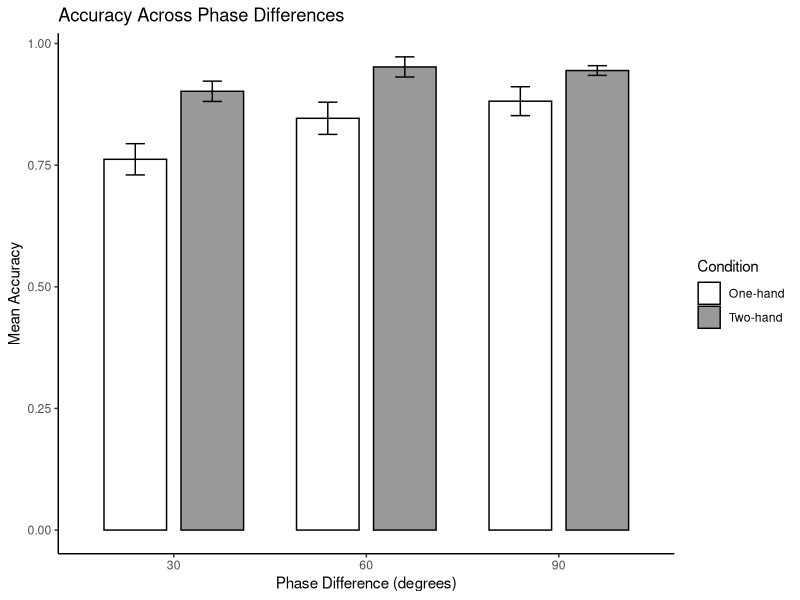
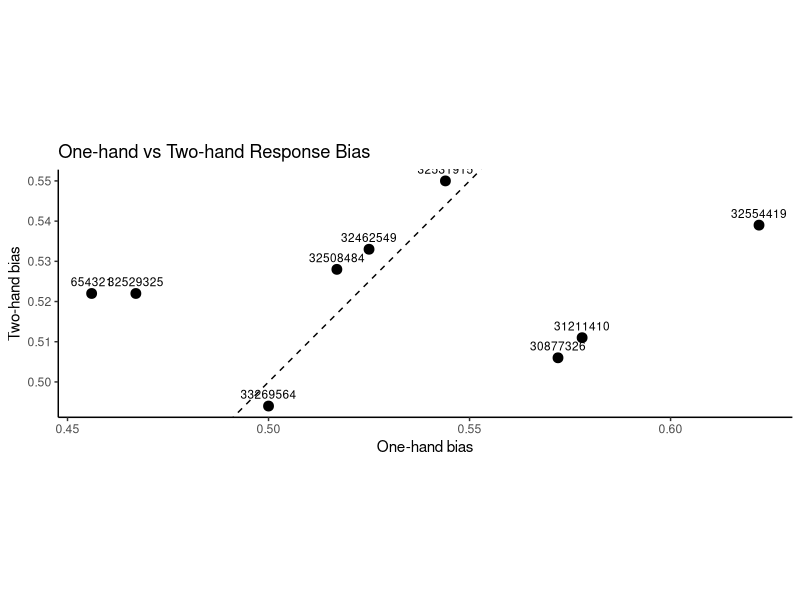
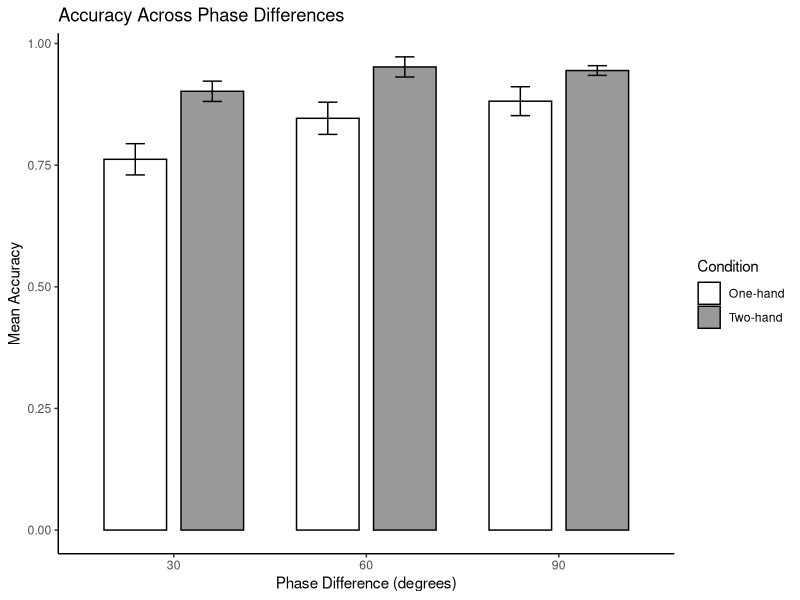
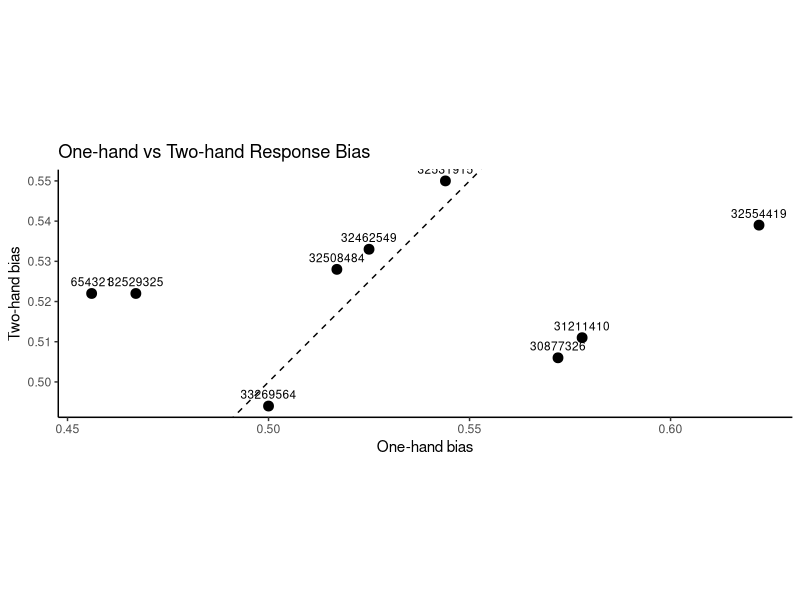

These figures' R source, in order:
# scripts/visualizations.R

library(dplyr)
library(ggplot2)
library(tidyr)

accuracy_data <- read.csv("data/accuracy_summary.csv")
bias_data <- read.csv("data/bias_data.csv")

# Accuracy bar plot with standard errors
summary_accuracy <- accuracy_data %>%
  mutate(condition = ifelse(modeSeq == 1, "One-hand", "Two-hand")) %>%
  group_by(condition, absPhaseSeq) %>%
  summarise(
    mean_accuracy = mean(accuracy, na.rm = TRUE),
    se_accuracy = sd(accuracy, na.rm = TRUE) / sqrt(n()),
    .groups = "drop"
  )

p1 <- ggplot(summary_accuracy,
             aes(x = factor(absPhaseSeq),
                 y = mean_accuracy,
                 fill = condition)) +
  geom_col(position = position_dodge(width = 0.8),
           width = 0.65,
           color = "black") +
  geom_errorbar(aes(ymin = mean_accuracy - se_accuracy,
                    ymax = mean_accuracy + se_accuracy),
                position = position_dodge(width = 0.8),
                width = 0.2) +
  scale_fill_manual(values = c("white", "grey60")) +
  labs(
    title = "Accuracy Across Phase Differences",
    x = "Phase Difference (degrees)",
    y = "Mean Accuracy",
    fill = "Condition"
  ) +
  theme_classic()

ggsave("figures/accuracy_barplot.png",
       p1,
       width = 8,
       height = 6,
       dpi = 300)

# Bias scatterplot
p2 <- ggplot(bias_data,
             aes(x = one_hand_bias,
                 y = two_hand_bias)) +
  geom_point(size = 3) +
  geom_text(aes(label = subject),
            vjust = -0.8,
            size = 3) +
  geom_abline(slope = 1,
              intercept = 0,
              linetype = "dashed") +
  coord_equal() +
  labs(
    title = "One-hand vs Two-hand Response Bias",
    x = "One-hand bias",
    y = "Two-hand bias"
  ) +
  theme_classic()

ggsave("figures/bias_scatterplot.png",
       p2,
       width = 8,
       height = 6,
       dpi = 300)

print(p1)
print(p2)
